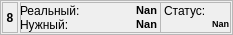
   <widget class="QFrame" name="frame_board">
    <property name="geometry">
     <rect>
      <x>0</x>
      <y>0</y>
      <width>233</width>
      <height>35</height>
     </rect>
    </property>
    <property name="styleSheet">
     <string notr="true">QFrame#frame_board{
background-color: rgb(239, 41, 41);
}</string>
    </property>
    <property name="frameShape">
     <enum>QFrame::StyledPanel</enum>
    </property>
    <property name="frameShadow">
     <enum>QFrame::Raised</enum>
    </property>
    <widget class="QFrame" name="frame_types">
     <property name="geometry">
      <rect>
       <x>20</x>
       <y>2</y>
       <width>141</width>
       <height>31</height>
      </rect>
     </property>
     <property name="frameShape">
      <enum>QFrame::StyledPanel</enum>
     </property>
     <property name="frameShadow">
      <enum>QFrame::Raised</enum>
     </property>
     <widget class="QLabel" name="label_boardType">
      <property name="geometry">
       <rect>
        <x>0</x>
        <y>0</y>
        <width>61</width>
        <height>17</height>
       </rect>
      </property>
      <property name="font">
       <font>
        <pointsize>9</pointsize>
       </font>
      </property>
      <property name="text">
       <string>Реальный:</string>
      </property>
     </widget>
     <widget class="QLabel" name="label_boardTypeValue">
      <property name="geometry">
       <rect>
        <x>60</x>
        <y>0</y>
        <width>77</width>
        <height>17</height>
       </rect>
      </property>
      <property name="font">
       <font>
        <pointsize>8</pointsize>
        <weight>75</weight>
        <bold>true</bold>
       </font>
      </property>
      <property name="text">
       <string>Nan</string>
      </property>
      <property name="alignment">
       <set>Qt::AlignRight|Qt::AlignTrailing|Qt::AlignVCenter</set>
      </property>
      <property name="wordWrap">
       <bool>true</bool>
      </property>
     </widget>
     <widget class="QLabel" name="label_boardTypeNeed">
      <property name="geometry">
       <rect>
        <x>0</x>
        <y>14</y>
        <width>63</width>
        <height>17</height>
       </rect>
      </property>
      <property name="font">
       <font>
        <pointsize>9</pointsize>
       </font>
      </property>
      <property name="text">
       <string>Нужный:</string>
      </property>
     </widget>
     <widget class="QLabel" name="label_boardTypeNeedValue">
      <property name="geometry">
       <rect>
        <x>58</x>
        <y>14</y>
        <width>79</width>
        <height>17</height>
       </rect>
      </property>
      <property name="font">
       <font>
        <pointsize>8</pointsize>
        <weight>75</weight>
        <bold>true</bold>
       </font>
      </property>
      <property name="text">
       <string>Nan</string>
      </property>
      <property name="alignment">
       <set>Qt::AlignRight|Qt::AlignTrailing|Qt::AlignVCenter</set>
      </property>
      <property name="wordWrap">
       <bool>true</bool>
      </property>
     </widget>
    </widget>
    <widget class="QFrame" name="frame_status">
     <property name="geometry">
      <rect>
       <x>160</x>
       <y>2</y>
       <width>71</width>
       <height>31</height>
      </rect>
     </property>
     <property name="frameShape">
      <enum>QFrame::StyledPanel</enum>
     </property>
     <property name="frameShadow">
      <enum>QFrame::Raised</enum>
     </property>
     <widget class="QLabel" name="label_boardStatus">
      <property name="geometry">
       <rect>
        <x>4</x>
        <y>0</y>
        <width>57</width>
        <height>17</height>
       </rect>
      </property>
      <property name="font">
       <font>
        <pointsize>9</pointsize>
       </font>
      </property>
      <property name="text">
       <string>Статус:</string>
      </property>
     </widget>
     <widget class="QLabel" name="label_boardStatusValue">
      <property name="geometry">
       <rect>
        <x>2</x>
        <y>10</y>
        <width>67</width>
        <height>23</height>
       </rect>
      </property>
      <property name="font">
       <font>
        <pointsize>7</pointsize>
        <weight>75</weight>
        <bold>true</bold>
       </font>
      </property>
      <property name="text">
       <string>Nan</string>
      </property>
      <property name="alignment">
       <set>Qt::AlignRight|Qt::AlignTrailing|Qt::AlignVCenter</set>
      </property>
      <property name="wordWrap">
       <bool>true</bool>
      </property>
     </widget>
    </widget>
    <widget class="QFrame" name="frame">
     <property name="geometry">
      <rect>
       <x>2</x>
       <y>2</y>
       <width>16</width>
       <height>31</height>
      </rect>
     </property>
     <property name="frameShape">
      <enum>QFrame::StyledPanel</enum>
     </property>
     <property name="frameShadow">
      <enum>QFrame::Raised</enum>
     </property>
     <widget class="QLabel" name="label_boardNumber">
      <property name="geometry">
       <rect>
        <x>0</x>
        <y>2</y>
        <width>16</width>
        <height>27</height>
       </rect>
      </property>
      <property name="font">
       <font>
        <weight>75</weight>
        <bold>true</bold>
       </font>
      </property>
      <property name="text">
       <string>8</string>
      </property>
      <property name="alignment">
       <set>Qt::AlignCenter</set>
      </property>
     </widget>
    </widget>
   </widget>
